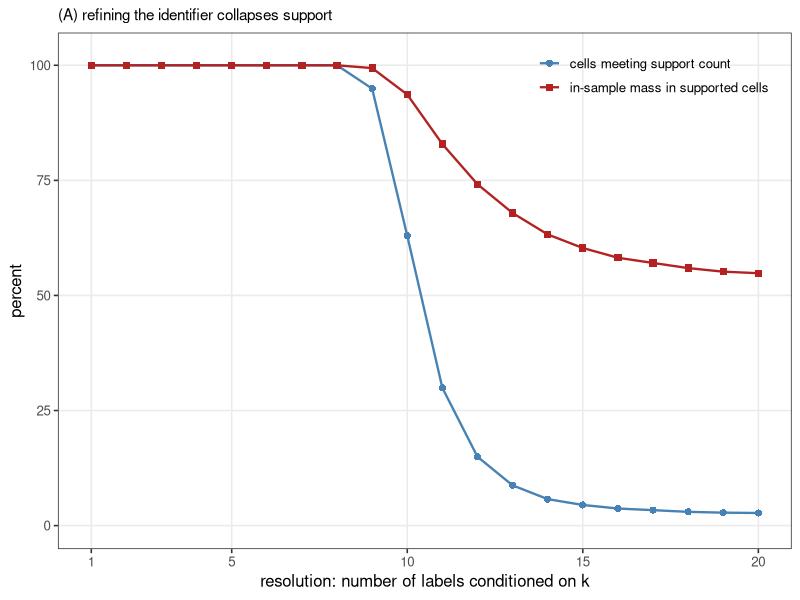
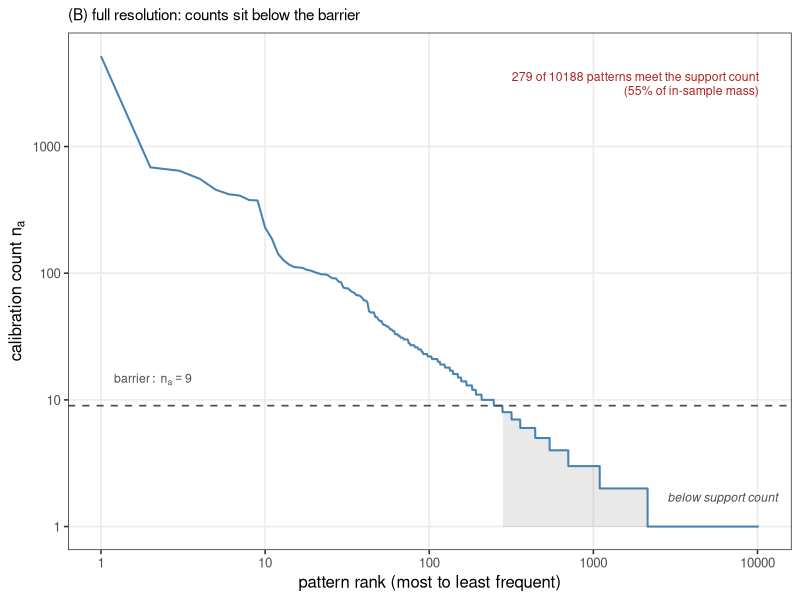

R code for these plots, in order:
# fig_s4_barrier.R
# ---------------------------------------------------------------------------
# Section 4 motivating figure: full-resolution multilabel conditioning collapses
# under the Section 3 support barrier.
#
#   Panel A: refine the label-vector identifier (condition on the k most prevalent
#            labels, k = 1..L). As resolution grows, the fraction of cells that MEET
#            THE NECESSARY SUPPORT COUNT, and the fraction of (in-sample) observation
#            mass in such cells, both collapse toward zero.
#   Panel B: at full resolution (all L labels), the per-pattern calibration count
#            (rank-frequency) lies mostly below the barrier line, so most patterns
#            lack the support needed to admit a nonmaximal cutoff.
#
# Correlated multilabel data via a latent Gaussian copula (skewed prevalences,
# moderate positive co-occurrence). Miscoverage-type loss: B=1, alpha=0.10. The
# count n_a >= ceil(B/alpha) - 1 = 9 is NECESSARY for a nonmaximal cutoff, not a
# guarantee that the deployed set is nontrivial; counts and mass here are computed
# in-sample on the calibration draw, not on an independent test set.
#
# Output: fig_s4_barrier.{pdf,png}
# ---------------------------------------------------------------------------

OUTDIR <- "."                       # edit if you want the figure elsewhere
L      <- 20L
N      <- 30000L
B      <- 1.0
ALPHA  <- 0.10
BARRIER <- as.integer(ceiling(B / ALPHA)) - 1L    # n_a >= 9 to be nontrivial
RHO    <- 0.35
SEED   <- 20L
set.seed(SEED)

# skewed per-label prevalences: a few common findings, many rare ones (descending)
prev <- sort(runif(L, 0.02, 0.35), decreasing = TRUE)

# latent Gaussian copula -> correlated Bernoulli labels
Sigma <- (1 - RHO) * diag(L) + RHO * matrix(1, L, L)
Lc    <- chol(Sigma)                              # upper-triangular, Z = G %*% Lc
Z     <- matrix(rnorm(N * L), N, L) %*% Lc
thr   <- qnorm(1 - prev)                          # P(Z_j > thr_j) = prev_j
Y     <- (sweep(Z, 2, thr, ">")) * 1L             # N x L binary (0/1) matrix
storage.mode(Y) <- "integer"

# map rows of a 0/1 matrix to an integer pattern code (columns = binary digits)
pattern_codes <- function(M) {
  k <- ncol(M)
  w <- 2^((k - 1):0)                              # exact in double up to 2^20
  as.vector(M %*% w)
}

# ---- Panel A: resolution sweep -------------------------------------------------
ks            <- 1:L
frac_cells_ok <- numeric(L)
frac_mass_ok  <- numeric(L)
n_cells       <- numeric(L)
for (i in ks) {
  codes <- pattern_codes(Y[, 1:i, drop = FALSE])
  cnt   <- as.integer(table(codes))
  n_cells[i]       <- length(cnt)
  ok               <- cnt >= BARRIER
  frac_cells_ok[i] <- mean(ok)
  frac_mass_ok[i]  <- sum(cnt[ok]) / N
}

# ---- Panel B: full-resolution rank-frequency ----------------------------------
cnt_full   <- as.integer(table(pattern_codes(Y)))
cnt_sorted <- sort(cnt_full, decreasing = TRUE)
n_patterns <- length(cnt_sorted)
n_ok       <- sum(cnt_sorted >= BARRIER)
mass_ok    <- sum(cnt_sorted[cnt_sorted >= BARRIER]) / N
pigeonhole <- N %/% BARRIER

cat(sprintf("distinct patterns at full resolution : %d\n", n_patterns))
cat(sprintf("patterns meeting support count (n_a>=%d): %d (%.2f%% of observed)\n",
            BARRIER, n_ok, 100 * n_ok / n_patterns))
cat(sprintf("pigeonhole cap  floor(N/%d)            : %d\n", BARRIER, pigeonhole))
cat(sprintf("in-sample mass in supported cells     : %.1f%%\n", 100 * mass_ok))

# ---- plotting -----------------------------------------------------------------
required <- c("ggplot2")
miss <- required[!required %in% rownames(installed.packages())]
if (length(miss))
  stop("Install required packages first: install.packages(c(",
       paste(sprintf('"%s"', miss), collapse = ", "), "))")
suppressMessages(library(ggplot2))

C_CELL <- "steelblue"
C_MASS <- "firebrick"
C_BAR  <- "grey30"

# Panel A data (long form)
dfA <- rbind(
  data.frame(k = ks, pct = 100 * frac_cells_ok,
             series = "cells meeting support count"),
  data.frame(k = ks, pct = 100 * frac_mass_ok,
             series = "in-sample mass in supported cells")
)
pA <- ggplot(dfA, aes(k, pct, color = series, shape = series)) +
  geom_line(linewidth = 0.8) + geom_point(size = 2.1) +
  scale_color_manual(values = c("cells meeting support count" = C_CELL,
                                "in-sample mass in supported cells" = C_MASS)) +
  scale_shape_manual(values = c("cells meeting support count" = 16,
                                "in-sample mass in supported cells" = 15)) +
  scale_x_continuous(breaks = c(1, 5, 10, 15, 20)) +
  coord_cartesian(ylim = c(0, 102)) +
  labs(x = expression("resolution: number of labels conditioned on " * k),
       y = "percent", color = NULL, shape = NULL,
       title = "(A) refining the identifier collapses support") +
  theme_bw(base_size = 12) +
  theme(legend.position = c(0.98, 0.98), legend.justification = c(1, 1),
        legend.background = element_blank(), legend.key = element_blank(),
        panel.grid.minor = element_blank(),
        plot.title = element_text(size = 11))

# Panel B data
dfB <- data.frame(rank = seq_len(n_patterns), count = cnt_sorted)
dfB_triv <- subset(dfB, count < BARRIER)
pB <- ggplot(dfB, aes(rank, count)) +
  geom_area(data = dfB_triv, aes(rank, count), fill = C_BAR, alpha = 0.12) +
  geom_line(color = C_CELL, linewidth = 0.7) +
  geom_hline(yintercept = BARRIER, linetype = "dashed", color = C_BAR, linewidth = 0.6) +
  # barrier label: left end, just above the dashed line, clean math
  annotate("text", x = 1.2, y = BARRIER * 1.45, hjust = 0, vjust = 0, size = 3.1,
           color = C_BAR, parse = TRUE,
           label = sprintf("barrier:~n[a]==%d", BARRIER)) +
  # summary: open top-right corner, right-justified, no arrow
  annotate("text", x = max(dfB$rank), y = max(dfB$count) * 0.75, hjust = 1, vjust = 1,
           size = 3.1, color = C_MASS, lineheight = 0.95,
           label = sprintf("%d of %d patterns meet the support count\n(%.0f%% of in-sample mass)",
                           n_ok, n_patterns, 100 * mass_ok)) +
  annotate("text", x = max(1, round(n_patterns * 0.6)), y = 1.7, size = 3.1,
           color = C_BAR, fontface = "italic", label = "below support count") +
  scale_x_log10() + scale_y_log10() +
  labs(x = "pattern rank (most to least frequent)",
       y = expression("calibration count " * n[a]),
       title = "(B) full resolution: counts sit below the barrier") +
  theme_bw(base_size = 12) +
  theme(panel.grid.minor = element_blank(), plot.title = element_text(size = 11))

# combine
if (requireNamespace("gridExtra", quietly = TRUE)) {
  g <- gridExtra::arrangeGrob(pA, pB, nrow = 1)
  ggsave(file.path(OUTDIR, "fig_s4_barrier.pdf"), g, width = 10.4, height = 4.3)
  ggsave(file.path(OUTDIR, "fig_s4_barrier.png"), g, width = 10.4, height = 4.3, dpi = 220)
} else {
  ggsave(file.path(OUTDIR, "fig_s4_barrier_A.pdf"), pA, width = 5.3, height = 4.3)
  ggsave(file.path(OUTDIR, "fig_s4_barrier_B.pdf"), pB, width = 5.3, height = 4.3)
  cat("(install gridExtra for the combined figure; wrote panels separately)\n")
}
cat("done.\n")
